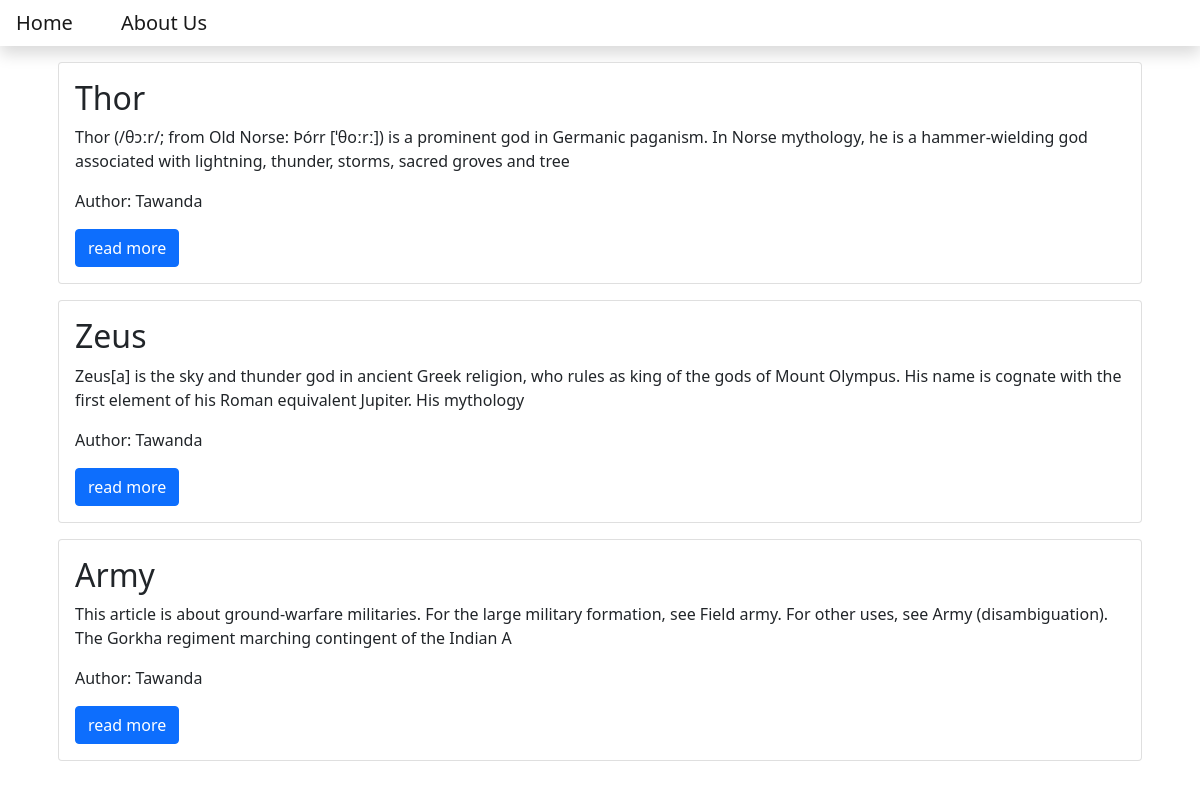
The page / on the database its author committed.
### blog/models.py (models this page shows, shortened)
class Post(models.Model):
    title=models.CharField(max_length=200)
    content=models.TextField()
    date_created=models.DateTimeField(auto_now_add=True)
    slug=models.SlugField(max_length=200, unique=True)
    author=models.ForeignKey(to=User, on_delete=models.CASCADE) ##if user is deleted the content will also be deleted
    status=models.IntegerField(choices=STATUS, default=0) ## Differenciates between draft content and completed content

### blog/views.py (the view)
# urls.py: path('',views.PostList.as_view(), name='home')
class PostList(generic.ListView):
    queryset = Post.objects.filter(status=1).order_by('date_created')
    template_name='index.html'

### templates/index.html
{% extends 'base.html' %}
{% block content %}
        <div class="container">
         {% for post in post_list %}
           <div class="card m-3">
               <div class="card-body">
                   <h2 class="card-title">
                       {{ post.title }}
                    </h2>
                   <p class="card-text">
                    {{ post.content | slice:"200"}}
                   </p>
                   <p class="card-text">
                      Author: {{ post.author | title }}
                   </p>
                    <a class="btn btn-primary" href="{% url 'blog_view' post.slug %}">read more</a>
               </div>
           </div>
         {% endfor %}
          </div>
{% endblock content %}

### templates/base.html (shortened to what this page needs)
<!DOCTYPE html>
<html lang="en">
    <head>
        <link href="https://cdn.jsdelivr.net/npm/bootstrap@5.1.3/dist/css/bootstrap.min.css" rel="stylesheet">
    </head>
    <body >
<nav class="navbar navbar-expand-lg navbar-light gb-light shadow mb-3" id="mainNav">
    <div class="collapse navbar-collapse" id="navbarResponsive">
        <ul class="navbar-nav ml-auto">
            <li class="navbar-item">
                <a class="navbar-brand p-3"  href="{% url 'home' %}">Home</a>
            </li>
            <li>
                <a class="navbar-brand p-3" href="{% url 'about_view' %}">About Us</a>
            </li>
        </ul>
    </div>
</nav>
{% block content %}
{% endblock content %}
</body>
</html>

### rows shown on the page
Post: title "Thor", content "Thor (/θɔːr/; from Old Norse: Þórr [ˈθoːrː]) is a prominent god in Germanic paganism. In Norse mythology, he is a hammer-wielding god associated with lightning, thunder, storms, sacred groves and tree", author "Tawanda"
Post: title "Zeus", content "Zeus[a] is the sky and thunder god in ancient Greek religion, who rules as king of the gods of Mount Olympus. His name is cognate with the first element of his Roman equivalent Jupiter. His mythology", author "Tawanda"
Post: title "Army", content "This article is about ground-warfare militaries. For the large military formation, see Field army. For other uses, see Army (disambiguation). The Gorkha regiment marching contingent of the Indian A", author "Tawanda"
